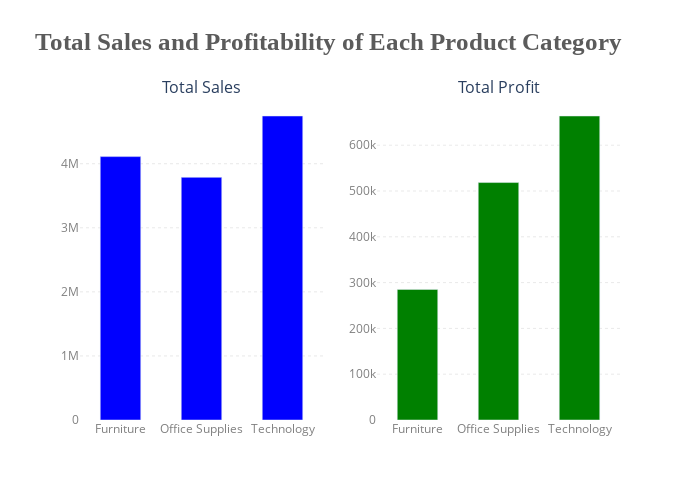

The code cell stored with this chart in its notebook:
### Code cell
#Bar plot for total sales and profit for each category
category_sales = data.groupby('Category').agg({'Sales': 'sum', 'Profit': 'sum'})

fig = make_subplots(rows=1, cols=2, subplot_titles=("Total Sales", "Total Profit"))
fig.add_trace(go.Bar(x=category_sales.index, y=category_sales['Sales'], name='Sales', marker_color='blue'), row=1, col=1)
fig.add_trace(go.Bar(x=category_sales.index, y=category_sales['Profit'], name='Profit', marker_color='green'), row=1, col=2)

fig.update_layout(
    title_text='<b>Total Sales and Profitability of Each Product Category</b>',
    title_font=dict(size=25, family="Liberation Serif", color="#5b5b5b"),
    plot_bgcolor='white',
    bargap=0.5,
    showlegend=False,
    width=700, 
    height=500,
)

fig.update_yaxes(showgrid=True, gridwidth=0.5, gridcolor='lightgray', griddash='dot', tickfont=dict(color='gray'))
fig.update_xaxes(tickfont=dict(color='gray'))
fig.show()

### Figure 1 — Plotly figure (JSON) as saved in the notebook; plotly's stock layout.template omitted (floating-point values rounded to 4 significant figures)
{"data": [{"marker": {"color": "blue"}, "name": "Sales", "type": "bar", "x": ["Furniture", "Office Supplies", "Technology"], "xaxis": "x", "y": [4111000.0, 3787000.0, 4745000.0], "yaxis": "y"}, {"marker": {"color": "green"}, "name": "Profit", "type": "bar", "x": ["Furniture", "Office Supplies", "Technology"], "xaxis": "x2", "y": [285200.0, 518500.0, 663800.0], "yaxis": "y2"}], "layout": {"annotations": [{"font": {"size": 16}, "showarrow": false, "text": "Total Sales", "x": 0.225, "xanchor": "center", "xref": "paper", "y": 1, "yanchor": "bottom", "yref": "paper"}, {"font": {"size": 16}, "showarrow": false, "text": "Total Profit", "x": 0.775, "xanchor": "center", "xref": "paper", "y": 1, "yanchor": "bottom", "yref": "paper"}], "bargap": 0.5, "height": 500, "plot_bgcolor": "white", "showlegend": false, "title": {"font": {"color": "#5b5b5b", "family": "Liberation Serif", "size": 25}, "text": "<b>Total Sales and Profitability of Each Product Category</b>"}, "width": 700, "xaxis": {"anchor": "y", "autorange": true, "domain": [0, 0.45], "range": [-0.5, 2.5], "tickfont": {"color": "gray"}, "type": "category"}, "xaxis2": {"anchor": "y2", "autorange": true, "domain": [0.55, 1], "range": [-0.5, 2.5], "tickfont": {"color": "gray"}, "type": "category"}, "yaxis": {"anchor": "x", "autorange": true, "domain": [0, 1], "gridcolor": "lightgray", "griddash": "dot", "gridwidth": 0.5, "range": [0, 4994000.0], "showgrid": true, "tickfont": {"color": "gray"}, "type": "linear"}, "yaxis2": {"anchor": "x2", "autorange": true, "domain": [0, 1], "gridcolor": "lightgray", "griddash": "dot", "gridwidth": 0.5, "range": [0, 698700.0], "showgrid": true, "tickfont": {"color": "gray"}, "type": "linear"}}}
